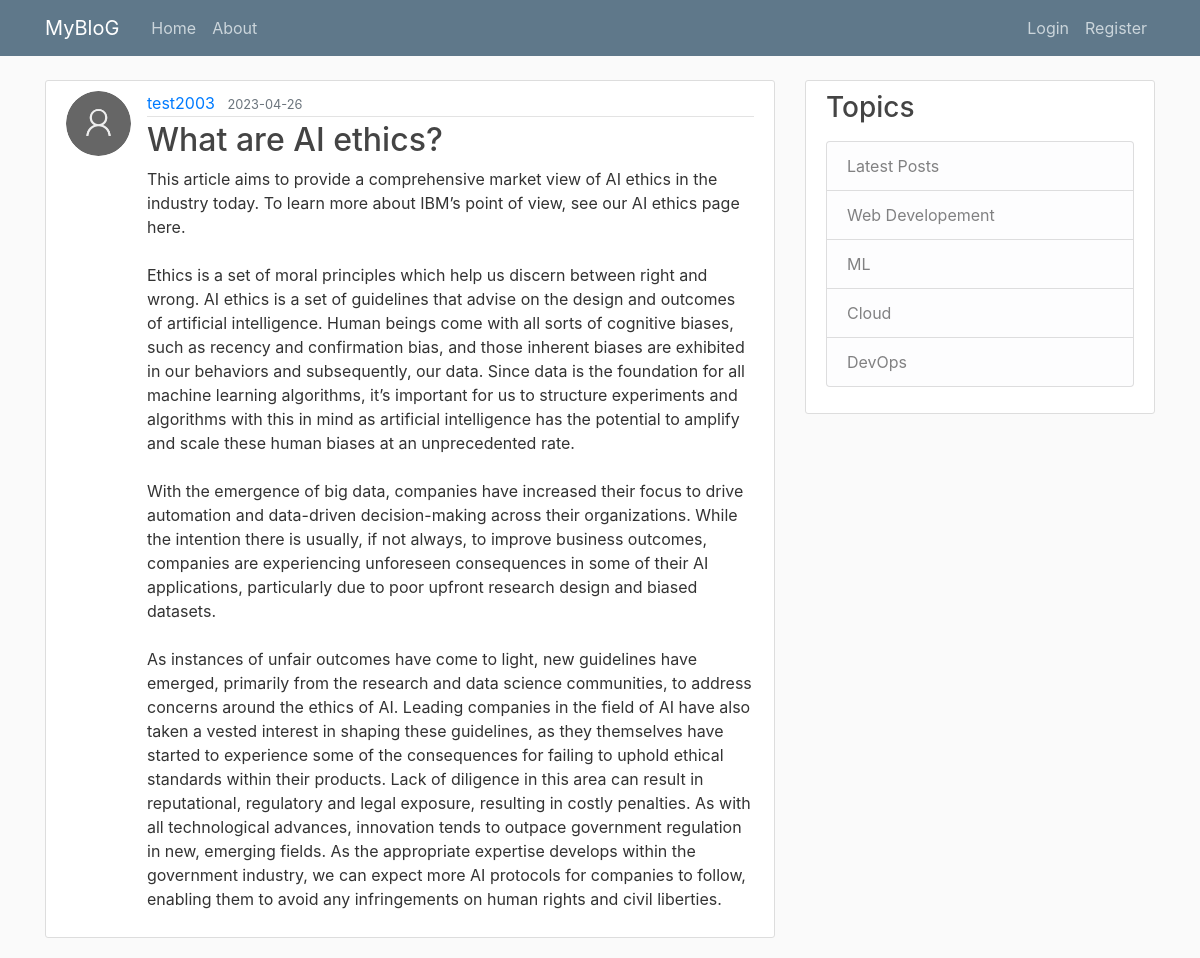
The app's page /post/4 with its own data.
### flaskblog/models.py (models this page shows, shortened)
class User(db.Model, UserMixin):
    id = db.Column(db.Integer, primary_key=True)
    username = db.Column(db.String(20), unique=True, nullable=False)
    email = db.Column(db.String(120), unique=True, nullable=False)
    image_file = db.Column(db.String(20), nullable=False, default='default.jpg')
    password = db.Column(db.String(60), nullable=False)
    posts = db.relationship('Post', backref='author', lazy=True)

class Post(db.Model):
    id = db.Column(db.Integer, primary_key=True)
    title = db.Column(db.String(100), nullable=False)
    date_posted = db.Column(db.DateTime, nullable=False, default=datetime.utcnow)
    content = db.Column(db.Text, nullable=False)
    user_id = db.Column(db.Integer, db.ForeignKey('user.id'), nullable=False)

### flaskblog/routes.py (the view)
@app.route('/post/<post_id>')
def post(post_id):
    post = Post.query.get_or_404(post_id)
    return render_template('post.html', title=post.title, post=post)

### flaskblog/templates/post.html (shortened to what this page needs)
{% extends "layout.html" %}
{% block content %}
        <article class="media content-section">
          <img src="{{ url_for('static', filename = 'profile_pics/'+ post.author.image_file) }}" alt="profile-pic" class="rounded-circle article-img">
          <div class="media-body">
            <div class="article-metadata">
              <a class="mr-2" href="#">{{ post.author.username }}</a>
              <small class="text-muted">{{ post.date_posted.strftime('%Y-%m-%d') }}</small>
            </div>
            <h2 class="article-title">{{ post.title }}</h2>
            <p class="article-content">{{ post.content }}</p>
          </div>
        </article>
{% endblock content %}

### flaskblog/static/main.css (style rules this page uses)
body { background: #fafafa; color: #333333; margin-top: 5rem; }
h1, h2, h3, h4, h5, h6 { color: #444444; }
.content-section { background: #ffffff; padding: 10px 20px; border: 1px solid #dddddd; border-radius: 3px; margin-bottom: 20px; }
.article-title { color: #444444; }
.article-content { white-space: pre-line; }
.article-img { height: 65px; width: 65px; margin-right: 16px; }
.article-metadata { padding-bottom: 1px; margin-bottom: 4px; border-bottom: 1px solid #e3e3e3 }

### records on screen
User: image_file (placeholder picture), author.username "test2003"
Post: date_posted "2023-04-26", title "What are AI ethics?", content "This article aims to provide a comprehensive market view of AI ethics in the industry today. To learn more about IBM’s point of view, see our AI ethics page here. Ethics is a set of moral principles which help us discern between right and wrong. AI ethics is a set of guidelines that advise on the design and outcomes of artificial intelligence. Human beings come with all sorts of cognitive biases, such as recency and confirmation bias, and those inherent biases are exhibited in our behaviors and subsequently, our data. Since data is the foundation for all machine learning algorithms, it’s important for us to structure experiments and algorithms with this in mind as artificial intelligence…"
